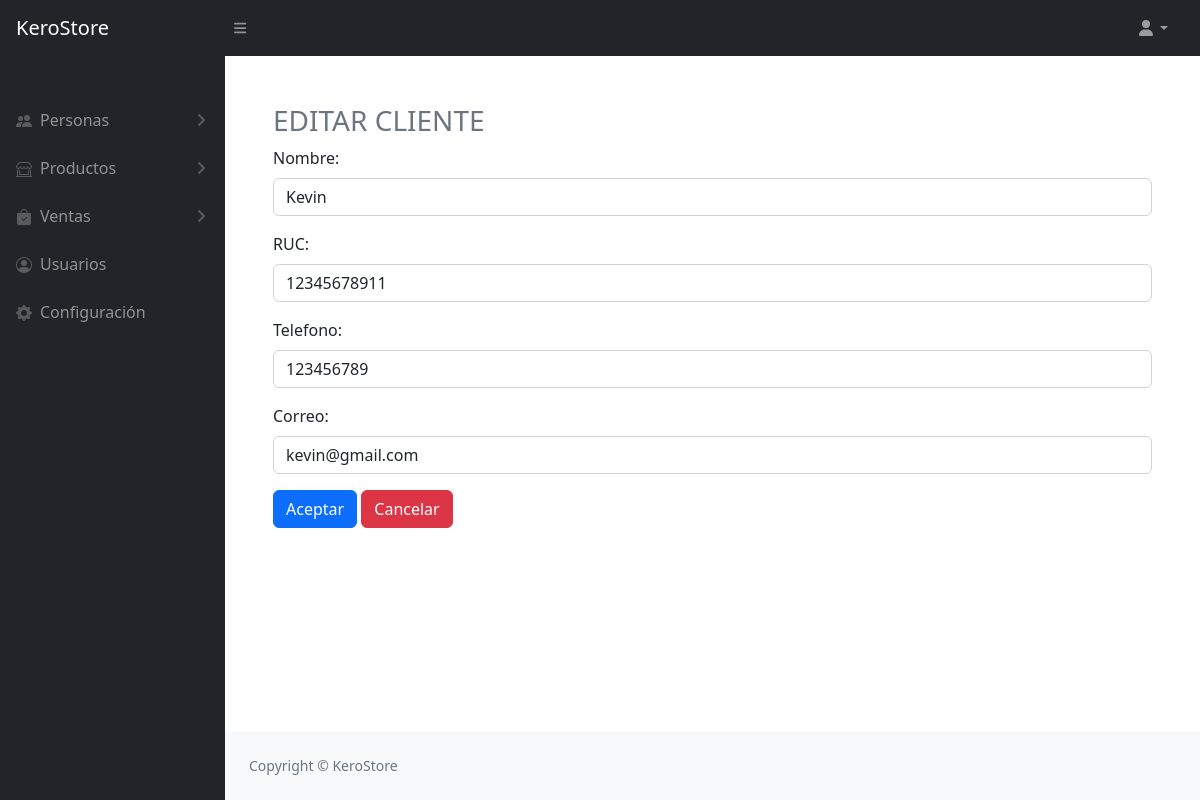
Page /view/client/edit.php?id=1 (signed in) on the committed database.
### tables this page shows
CREATE TABLE `cliente` (
  `id` int(3) NOT NULL,
  `nombre` varchar(200) DEFAULT NULL,
  `ruc` varchar(11) DEFAULT NULL,
  `telefono` varchar(9) DEFAULT NULL,
  `correo` varchar(200) DEFAULT NULL,
  `estado` varchar(1) DEFAULT NULL
);

### config/db.php (called while the page is built, shortened)
<?php
    class Database {
        private static $instance = null;
        private $connection;
        private function __construct() {
            $this->connection = new PDO("mysql:host=localhost:3310;dbname=db_prueba", "root", "");
            $this->connection->setAttribute(PDO::ATTR_ERRMODE, PDO::ERRMODE_EXCEPTION);
        }
        public static function getInstance() {
            if (self::$instance == null) {
                self::$instance = new Database();
            }
            return self::$instance;
        }
        public function getConnection() {
            return $this->connection;
        }
    }
?>

### model/clientModel.php (called while the page is built, shortened)
<?php
    class clientModel{
        private $PDO;
        public function __construct(){
            require_once("c://xampp/htdocs/projectFact/config/db.php");
            $database = Database::getInstance();
            $this->PDO = $database->getConnection();
        }
        public function show($id){
            $stament = $this->PDO->prepare("SELECT*FROM cliente WHERE id = :id limit 1");
            $stament->bindParam(":id",$id);
            return ($stament->execute()) ? $stament->fetch() : false;
        }
    }
?>

### controller/clientController.php (called while the page is built, shortened)
<?php
class clientController{
    private $model;
    public function __construct(){
        require_once("c://xampp/htdocs/projectFact/model/clientModel.php");
        $this->model = new clientModel;
    }
    public function show($id){
        return($this->model->show($id) != false) ? $this->model->show($id) : header("Location:home.php");
    }
}
?>

### view/client/edit.php (the view, shortened to what this page needs)
<?php
if (isset($_SESSION['usuario'])) {
    if ($_SESSION['rol'] == 1 || $_SESSION['rol_cliente'] == 1) {
        require_once("c://xampp/htdocs/projectFact/view/head/head.php");
        require_once("c://xampp/htdocs/projectFact/controller/clientController.php");
        $obj = new clientController();
        $user = $obj->show($_GET['id']);
    } else {
        echo '<script>alert("No tienes acceso."); window.location.href = "mostrar.php" </script>';
    }
}
?>
    <div class="col-12 p-5">
        <h3 class="text-secondary">EDITAR CLIENTE</h3>
        <form action="update.php" method="POST" autocomplete="off">
            <div class="mb-3">
                <label for="nombre" class="form-label">Nombre:</label>
                <input type="text" class="form-control" id="nombre" name="nombre" value="<?= $user[1] ?>">
            </div>
            <div class="mb-3">
                <label for="ruc" class="form-label">RUC:</label>
                <input type="text" class="form-control" id="ruc" name="ruc" value="<?= $user[2] ?>" maxlength="11">
            </div>
            <div class="mb-3">
                <label for="phone" class="form-label">Telefono:</label>
                <input type="text" class="form-control" id="phone" name="telefono" value="<?= $user[3] ?>" maxlength="9">
            </div>
            <div class="mb-3">
                <label for="dir" class="form-label">Correo:</label>
                <input type="email" class="form-control" id="dir" name="correo" value="<?= $user[4] ?>">
            </div>
            <button type="submit" class="btn btn-primary" name="aceptar" value="actualizar">Aceptar</button>
            <a href="/projectFact/view/client/mostrar.php" type="submit" class="btn btn-danger" name="cancelar" value="canok">Cancelar</a>
        </form>
    </div>
<?php
    require_once("c://xampp/htdocs/projectFact/view/head/footer.php");
?>

### rows in the picture
cliente: nombre "Kevin", ruc "12345678911", telefono "123456789", correo "kevin@gmail.com"
